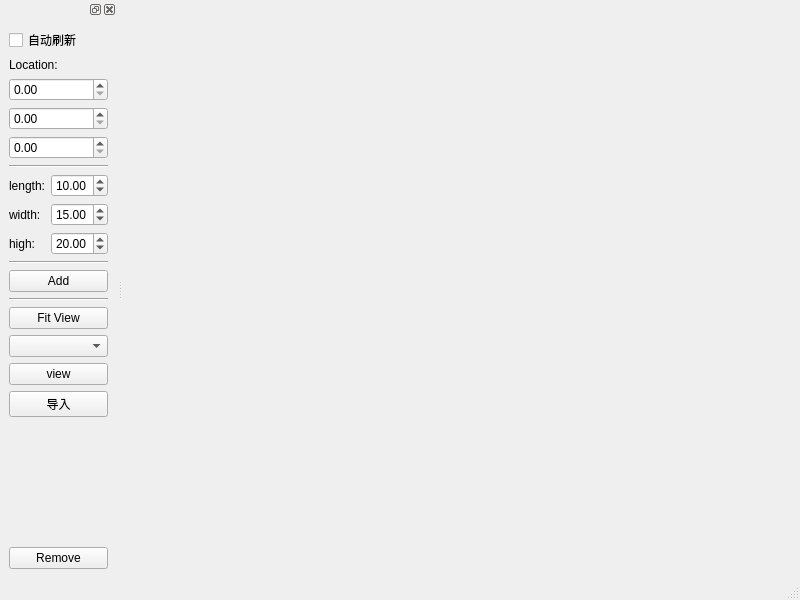
<?xml version="1.0" encoding="UTF-8"?>
<ui version="4.0">
 <class>MainWindow</class>
 <widget class="QMainWindow" name="MainWindow">
  <property name="geometry">
   <rect>
    <x>0</x>
    <y>0</y>
    <width>800</width>
    <height>600</height>
   </rect>
  </property>
  <property name="windowTitle">
   <string>MainWindow</string>
  </property>
  <widget class="QWidget" name="centralwidget">
   <layout class="QGridLayout" name="gridLayout_2">
    <item row="0" column="0">
     <layout class="QVBoxLayout" name="graphLayout"/>
    </item>
   </layout>
  </widget>
  <widget class="QStatusBar" name="statusbar"/>
  <widget class="QDockWidget" name="dockWidget">
   <attribute name="dockWidgetArea">
    <number>1</number>
   </attribute>
   <widget class="QWidget" name="dockWidgetContents">
    <layout class="QGridLayout" name="gridLayout">
     <item row="4" column="0">
      <layout class="QHBoxLayout" name="horizontalLayout_2">
       <item>
        <widget class="QLabel" name="label_3">
         <property name="text">
          <string>width:</string>
         </property>
        </widget>
       </item>
       <item>
        <widget class="QDoubleSpinBox" name="width">
         <property name="value">
          <double>15.000000000000000</double>
         </property>
        </widget>
       </item>
      </layout>
     </item>
     <item row="13" column="0">
      <spacer name="verticalSpacer">
       <property name="orientation">
        <enum>Qt::Vertical</enum>
       </property>
       <property name="sizeHint" stdset="0">
        <size>
         <width>20</width>
         <height>268</height>
        </size>
       </property>
      </spacer>
     </item>
     <item row="14" column="0">
      <widget class="QPushButton" name="pushButtonRemove">
       <property name="text">
        <string>Remove</string>
       </property>
      </widget>
     </item>
     <item row="2" column="0">
      <widget class="Line" name="line">
       <property name="orientation">
        <enum>Qt::Horizontal</enum>
       </property>
      </widget>
     </item>
     <item row="3" column="0">
      <layout class="QHBoxLayout" name="horizontalLayout">
       <item>
        <widget class="QLabel" name="label_2">
         <property name="text">
          <string>length:</string>
         </property>
        </widget>
       </item>
       <item>
        <widget class="QDoubleSpinBox" name="length">
         <property name="value">
          <double>10.000000000000000</double>
         </property>
        </widget>
       </item>
      </layout>
     </item>
     <item row="6" column="0">
      <widget class="Line" name="line_2">
       <property name="orientation">
        <enum>Qt::Horizontal</enum>
       </property>
      </widget>
     </item>
     <item row="11" column="0">
      <widget class="QPushButton" name="pushButtonView">
       <property name="text">
        <string>view</string>
       </property>
      </widget>
     </item>
     <item row="9" column="0">
      <widget class="QPushButton" name="pushButtonFit">
       <property name="text">
        <string>Fit View</string>
       </property>
      </widget>
     </item>
     <item row="8" column="0">
      <widget class="Line" name="line_3">
       <property name="orientation">
        <enum>Qt::Horizontal</enum>
       </property>
      </widget>
     </item>
     <item row="7" column="0">
      <widget class="QPushButton" name="pushButtonAdd">
       <property name="text">
        <string>Add</string>
       </property>
      </widget>
     </item>
     <item row="0" column="0">
      <widget class="QCheckBox" name="checkBoxAutoUpdate">
       <property name="text">
        <string>自动刷新</string>
       </property>
      </widget>
     </item>
     <item row="1" column="0">
      <layout class="QVBoxLayout" name="verticalLayout_2">
       <item>
        <widget class="QLabel" name="label">
         <property name="text">
          <string>Location:</string>
         </property>
        </widget>
       </item>
       <item>
        <widget class="QDoubleSpinBox" name="locationX"/>
       </item>
       <item>
        <widget class="QDoubleSpinBox" name="locationY"/>
       </item>
       <item>
        <widget class="QDoubleSpinBox" name="locationZ"/>
       </item>
      </layout>
     </item>
     <item row="5" column="0">
      <layout class="QHBoxLayout" name="horizontalLayout_3">
       <item>
        <widget class="QLabel" name="label_4">
         <property name="text">
          <string>high:</string>
         </property>
        </widget>
       </item>
       <item>
        <widget class="QDoubleSpinBox" name="high">
         <property name="value">
          <double>20.000000000000000</double>
         </property>
        </widget>
       </item>
      </layout>
     </item>
     <item row="10" column="0">
      <widget class="QComboBox" name="comboBoxView"/>
     </item>
     <item row="12" column="0">
      <widget class="QPushButton" name="pushButtonImport">
       <property name="text">
        <string>导入</string>
       </property>
      </widget>
     </item>
    </layout>
   </widget>
  </widget>
 </widget>
 <resources/>
 <connections/>
</ui>
